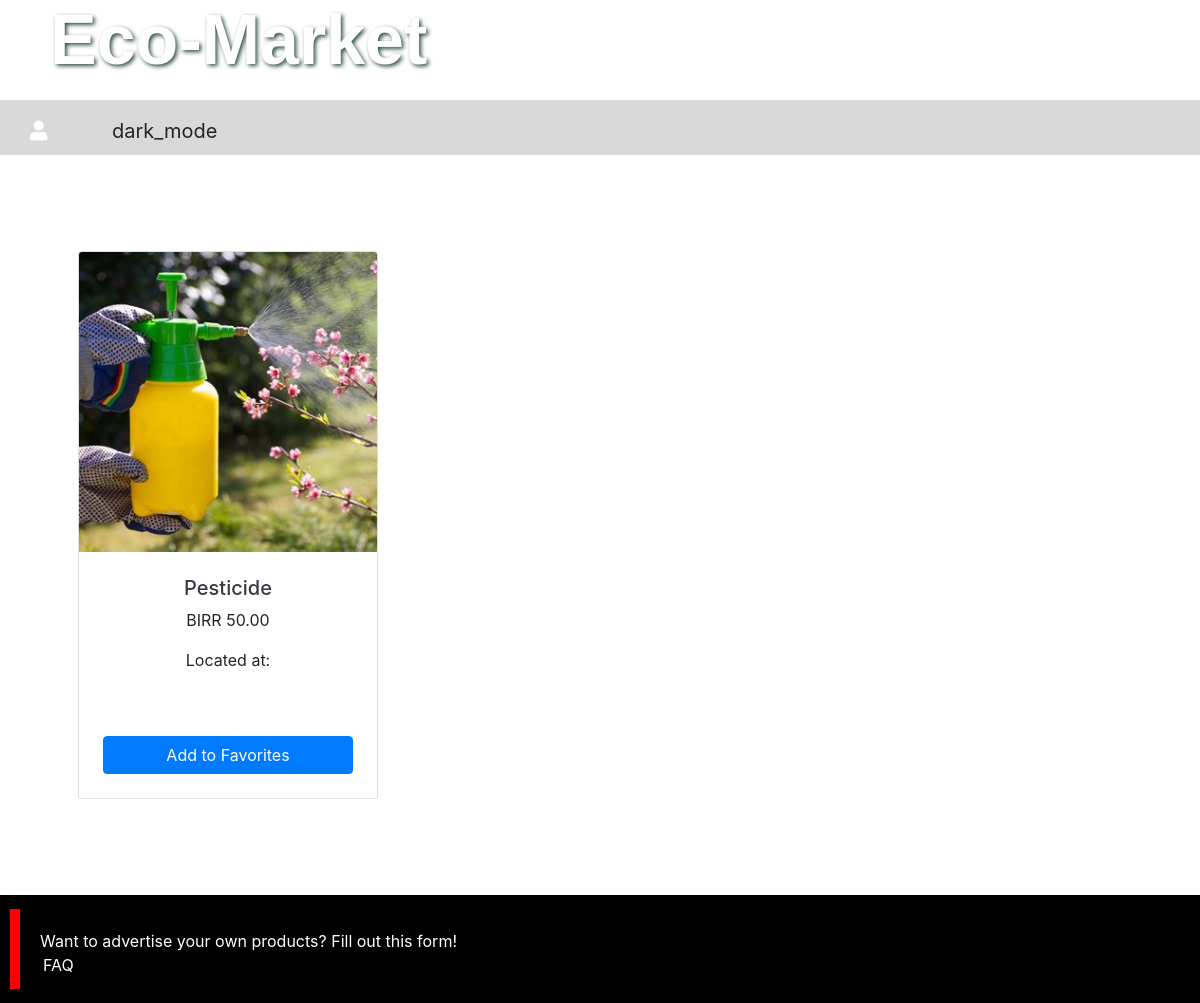
Page /products/agrochemicals on the earlier database version.
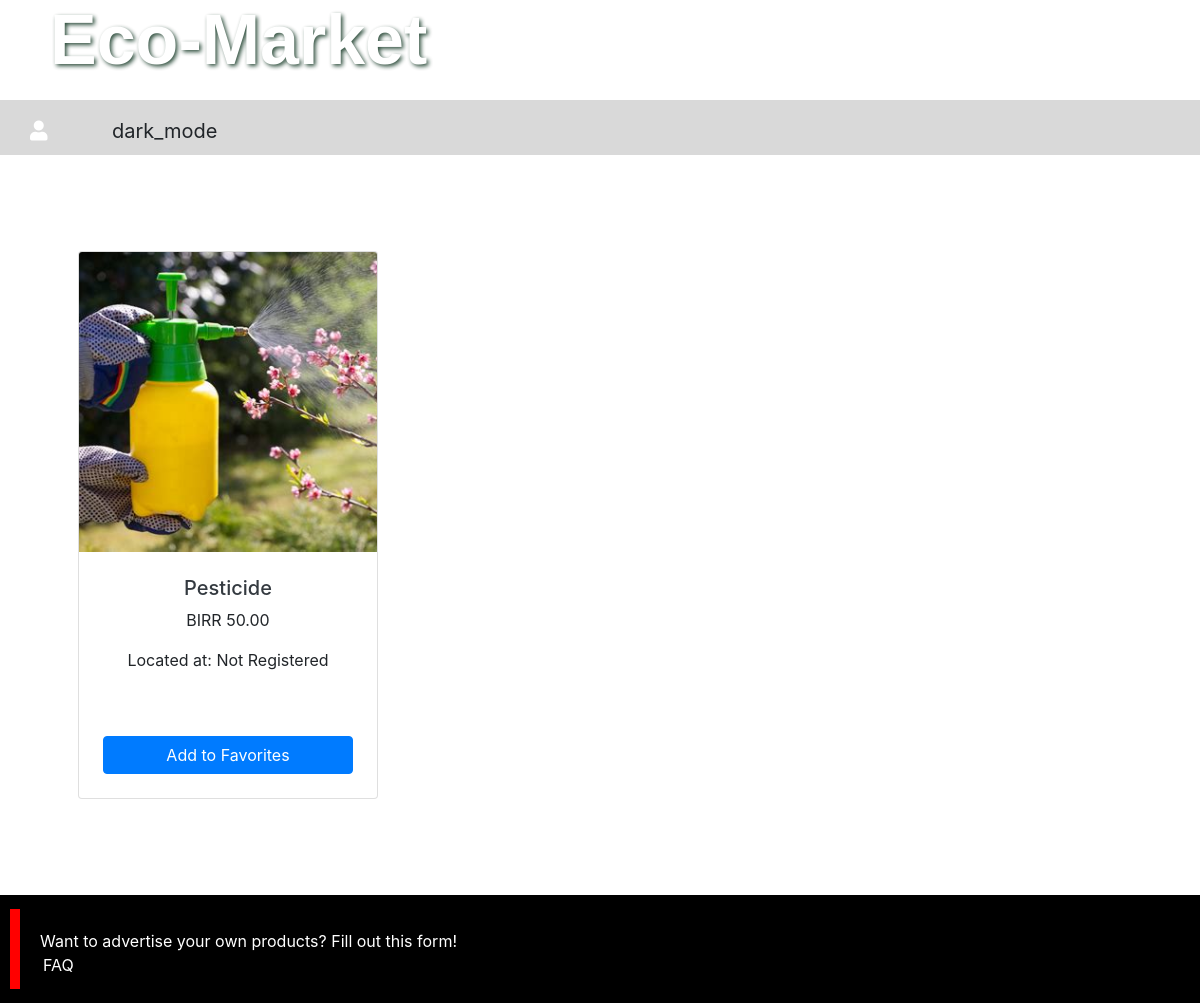
Same page on the later database version.
### products/models.py (models this page shows, shortened)
class Product(models.Model):
    product_type = models.ForeignKey(
        ProductType, related_name="categories", on_delete=models.RESTRICT
    )
    category = models.ForeignKey(
        Category, related_name="product_types", on_delete=models.RESTRICT
    )
    title = models.CharField(
        verbose_name=("Title"), help_text=("required"), max_length=255
    )
    description = models.TextField(
        verbose_name=("description"), help_text=("not required"), blank=True
    )
    location = models.CharField(
        verbose_name=("location"), help_text=("required"), blank=True, max_length=255
    )
    contact = models.CharField(
        verbose_name=("contact"), help_text=("required"), blank=True, max_length=255
    )
    slug = models.SlugField(max_length=255)
    regular_price = models.DecimalField(
        verbose_name=("Regular Price"),
        help_text=("Maximum 99,999"),
        error_messages={
            "name": {
                "max_length": ("THe price should be between 0 and 99,999"),
            },
        },
        max_digits=6,
        decimal_places=2,
    )
    discount_price = models.DecimalField(
        verbose_name=("Discount Price"),
        help_text=("Maximum 99,999"),
        error_messages={
            "name": {
                "max_length": ("The price should be between 0 and 99,999"),
            },
        },
        max_digits=6,
        decimal_places=2,
    )
    is_active = models.BooleanField(
        verbose_name=("Product visibility"),
        help_text=("Change product visibility"),
        default=True,
    )
    created_at = models.DateTimeField(("Created at"), auto_now_add=True, editable=False)
    updated_at = models.DateTimeField(("Updated at"), auto_now=True)
    class Meta:
        ordering = ["-created_at"]
        verbose_name = "Product"
        verbose_name_plural = "Products"

### products/views.py (the view)
# urls.py: path("products/<slug:category_slug>", views.showproducts, name="showproducts"),
def showproducts(request, category_slug):
    category = get_object_or_404(Category, slug=category_slug)
    products = Product.objects.filter(category=category)
    categories = Category.objects.all()
    return render(
        request, "categoryproducts.html", {"category": categories, "products": products}
    )

### templates/categoryproducts.html (shortened to what this page needs)
{% extends 'base.html' %}
    {% block content %}
    <section class="py-5">
      <div class="container px-4 px-lg-5 mt-5">
        <div
          class="row gx-4 gx-lg-5 row-cols-2 row-cols-md-3 row-cols-xl-4 justify-content-center"
        >
          {% for product in products %} {% for image in product.product_image.all %} {% if image.is_feature %}
          <div class="col mb-5">
            <div class="card h-100">
              <a href="{% url 'product_detail' slug=product.slug %}">
              <img
                class="card-img-top custom-img"
                width="200px"
                height="200px"
                src="{{ image.image.url }}"
                alt="{{ image.image.alt_text }}"
              />
            </a>
              <div class="card-body p-4">
                <div class="text-center">
                  <h5 class="fw-bolder">
                    <a
                      href="{% url 'product_detail' slug=product.slug %}"
                      class="text-dark text-decoration-none"
                      >{{ product.title }}</a>
                  </h5>
                  <p>BIRR {{ product.regular_price }}</p>
                  <p>Located at: {{ product.location }}</p>
                </div>
              </div>
  <div class="card-footer p-4 pt-0 border-top-0 bg-transparent">
   <div class="text-center">
   <a href="#" class="btn btn-primary btn-favorites">Add to Favorites</a>
    </div>
    </div>
            </div>
          </div>
          {% endif %} {% endfor %} {% endfor %}
        </div>
      </div>
    </section>
    {% endblock %}

Differences in the rows shown:
changed Product "Pesticide": location (not shown) → "Not Registered"
